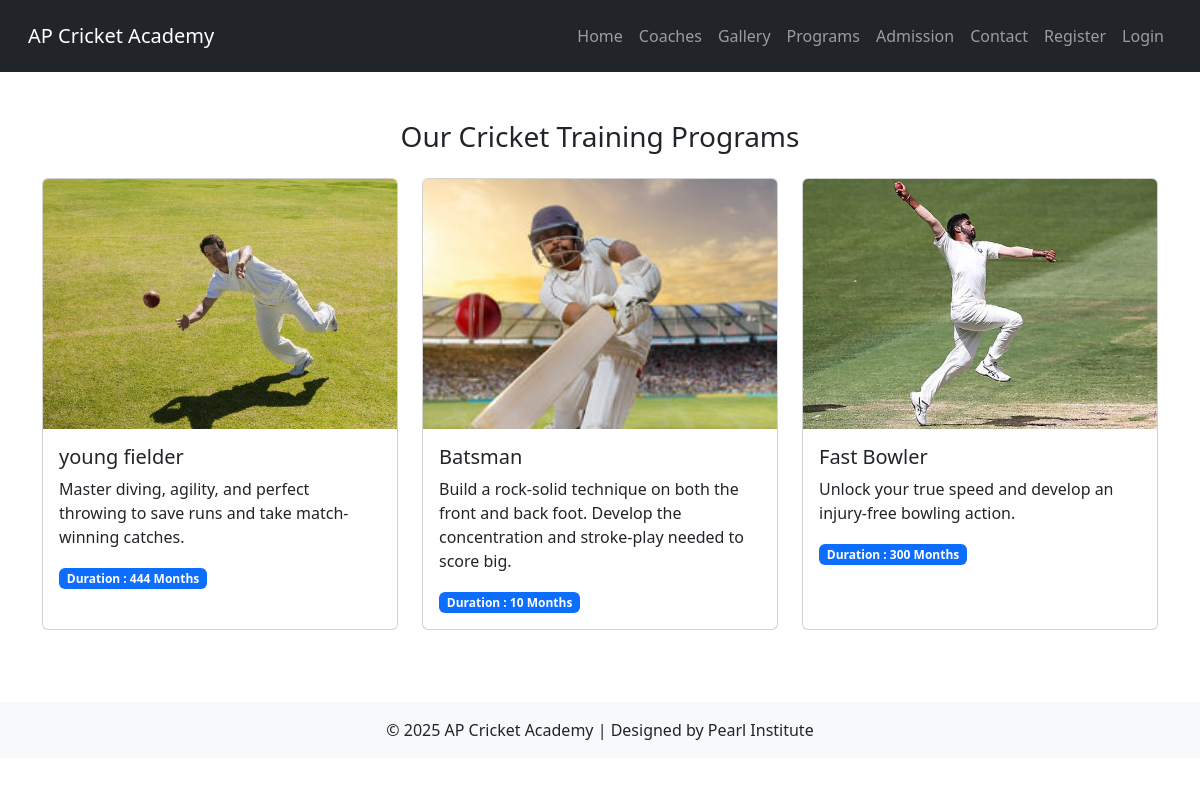
Screenshot of /programs/ with the database file from the repository.
### core/models.py (models this page shows, shortened)
class Program(models.Model):
    title = models.CharField(max_length=100)
    description = models.TextField()
    duration = models.CharField(max_length=50)
    picture = models.ImageField(upload_to='programs/')

### core/views.py (the view)
# urls.py: path('programs/', views.all_programs, name='all_programs'),
def all_programs(request):
    programs = Program.objects.all().order_by('-id')
    return render(request, 'core/programs.html', {'programs': programs})

### core/templates/core/programs.html (shortened to what this page needs)
{% extends 'core/base.html' %}
{% block content %}
<div class="container mt-5">
  <h3 class="text-center mb-4">Our Cricket Training Programs</h3>
  <div class="row">
    {% for program in programs %}
    <div class="col-md-4 mb-4">
      <div class="card h-100">
        <img src="{{ program.picture.url }}" class="card-img-top" style="height:250px; object-fit:cover;">
        <div class="card-body">
          <h5 class="card-title">{{ program.title }}</h5>
          <p class="card-text">{{ program.description }}</p>
          <span class="badge bg-primary">Duration : {{ program.duration }} Months</span>
        </div>
      </div>
    </div>
    {% empty %}
    <p class="text-center">No programs available at the moment.</p>
    {% endfor %}
  </div>
</div>
{% endblock %}

### core/templates/core/base.html (shortened to what this page needs)
{% load static %}
<!DOCTYPE html>
<html lang="en">
<head>
  <link href="https://cdn.jsdelivr.net/npm/bootstrap@5.3.0/dist/css/bootstrap.min.css" rel="stylesheet">
  <link rel="stylesheet" href="{% static 'css/style.css' %}">
</head>
<body>
  {% include 'includes/header.html' %}
  <main>
    {% block content %}{% endblock %}
  </main>
  {% include 'includes/footer.html' %}
</body>
</html>

### core/templates/includes/header.html (shortened to what this page needs)
<nav class="navbar navbar-expand-lg navbar-dark bg-dark p-3">
    <div class="container-fluid">
        <a class="navbar-brand" href="/">AP Cricket Academy</a>
        <div class="collapse navbar-collapse" id="navbarNav">
            <ul class="navbar-nav ms-auto">
                <li class="nav-item"><a class="nav-link" href="/">Home</a></li>
                <li class="nav-item"><a class="nav-link" href="{% url 'all_coaches' %}">Coaches</a></li>
                <li class="nav-item"><a class="nav-link" href="{% url 'user_gallery' %}">Gallery</a></li>
                <li class="nav-item"><a class="nav-link" href="{% url 'all_programs' %}">Programs</a></li>
                <li class="nav-item"><a class="nav-link" href="{% url 'admission_form' %}">Admission</a></li>
                <li class="nav-item"><a class="nav-link" href="{% url 'contact' %}">Contact</a></li>
                {% if user.is_authenticated %}
                  <li class="nav-item"><a class="nav-link" href="{% url 'dashboard' %}">Dashboard</a></li>
                <li class="nav-item">
                    <form action="{% url 'logout' %}" method="POST">{% csrf_token %}
                        <button type="submit" class="btn btn-sm btn-outline-light">Logout</button>
                    </form>
                </li>
                {% else %}
                <li class="nav-item"><a class="nav-link" href="{% url 'register' %}">Register</a></li>
                <li class="nav-item"><a class="nav-link" href="{% url 'login' %}">Login</a></li>
                {% endif %}
            </ul>
        </div>
    </div>
</nav>

### core/templates/includes/footer.html
<footer class="bg-light text-center p-3 mt-5">
  &copy; 2025 AP Cricket Academy | Designed by Pearl Institute
</footer>

### rows the page displays
Program: picture (picture), title "young fielder", description "Master diving, agility, and perfect throwing to save runs and take match-winning catches.", duration "444"
Program: picture (picture), title "Batsman", description "Build a rock-solid technique on both the front and back foot. Develop the concentration and stroke-play needed to score big.", duration "10"
Program: picture (picture), title "Fast Bowler", description "Unlock your true speed and develop an injury-free bowling action.", duration "300"
